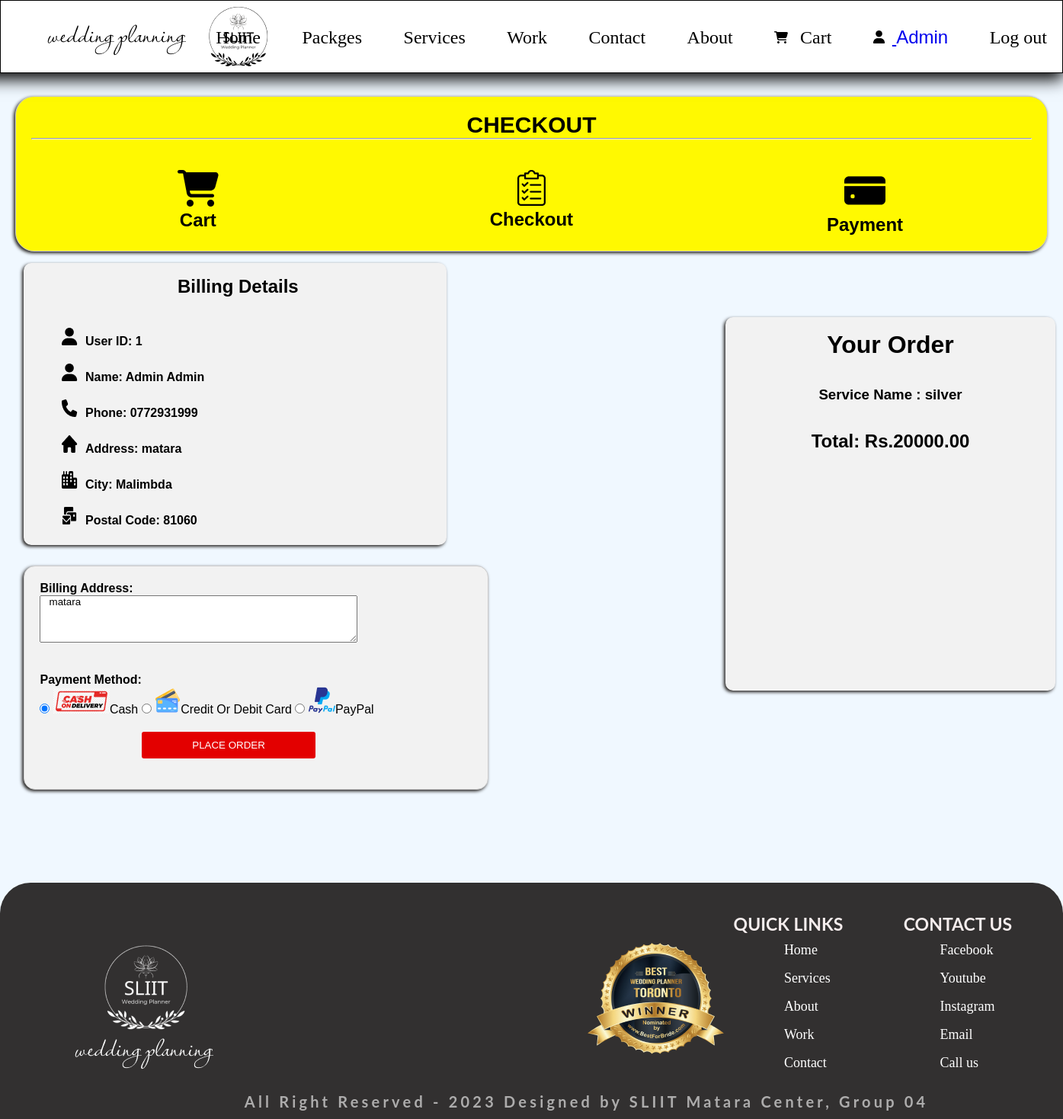
The page /checkout.php?servicename=silver&userid=1&cartid=3 (signed in) on the database its author committed.
### tables this page shows
CREATE TABLE `user_details` (
  `user_id` int(200) NOT NULL,
  `fname` varchar(100) NOT NULL,
  `lname` varchar(100) NOT NULL,
  `email` varchar(100) NOT NULL,
  `phone_No` varchar(12) NOT NULL,
  `pwd` varchar(500) NOT NULL,
  `gender` varchar(50) NOT NULL,
  `dob` date NOT NULL,
  `address` varchar(100) NOT NULL,
  `city` varchar(100) NOT NULL,
  `postalcode` int(11) NOT NULL,
  `Acc_type` varchar(100) NOT NULL DEFAULT 'User'
);

CREATE TABLE `cart` (
  `id` int(100) NOT NULL,
  `serviceName` varchar(500) NOT NULL,
  `Image` varchar(200) NOT NULL,
  `Price` int(40) NOT NULL,
  `description` varchar(500) NOT NULL,
  `category` varchar(200) NOT NULL,
  `user_id` int(200) NOT NULL
);

### checkout.php (the view, shortened to what this page needs)
<?php
include_once 'logHeader.php';
?>
<?php
require 'includes/config.php';
$UserID = $_SESSION["uid"];
if((isset($_GET['servicename']))&(isset($_GET['userid']))&(isset($_GET['cartid']))&($UserID == $_GET['userid'])){
    $cid = $_GET['cartid'];
    $checkoutsql = "SELECT * from cart WHERE id = '$cid' AND user_id = '$UserID'";
    $checkoutresult = $conn->query($checkoutsql);
    if ($checkoutresult->num_rows> 0)
    {
        while($row = $checkoutresult->fetch_assoc())
        {
            $orderdet[]=$row;
        }
    }
    else
    {
    echo "Product Not Found";
    header("Location:./mycart.php?message=productnotfound");
    }
?>
<?php
        $sql = "Select * from user_details where user_id = $UserID " ;
        $result = $conn->query($sql) ;
        if($result->num_rows > 0){
                while($row = $result->fetch_assoc()){
                    $profile = array();
                    $profile["UserID"] = $row["user_id"];
                    $profile["FirstName"] = $row["fname"];
                    $profile["LastName"] = $row["lname"];
                    $profile["Phone"] = $row["phone_No"];
                    $profile["Address"] = $row["address"];
                    $profile["City"] = $row["city"];
                    $profile["PostalCode"] = $row["postalcode"];
                }
        }else {
                echo "empty table";
        }
?>
<?php foreach ($orderdet as $orderdet):
$serviceName = $orderdet["serviceName"];
$totamount = $orderdet["Price"];
endforeach;?>
<link rel="stylesheet" href="./style/checkout.css">
<div class="checkout-section">
                <center><h2 class="cate-h" style="font-size: 30px;">CHECKOUT</h2></center>
                <hr>
                <div class="category-column">
                        <img src="./images/checkout/cart-s.png"
                            alt="Category 1">
                        <h2>Cart</h2>
                </div>
                <div class="category-column">
                        <img src="./images/checkout/checkout.png"
                            alt="Category 2">
                        <h2>Checkout</h2>
                </div>
                <div class="category-column ">
                        <img src="./images/checkout/payment.png" alt="Category 3">
                        <h2>Payment</h2>
                </div>
            </div>
            <div class="my-details">
                        <h2 class= "billing">Billing  Details</h2>
                        <div class="detail-container">
                            <p><img src="./images/userprofile/icons/user-solid (1) 1.png" style="margin-right: 10px;"><strong>User ID:<?php echo " ".$profile["UserID"];?></strong></p>
                            <p><img src="./images/userprofile/icons/user-solid (1) 1.png" style="margin-right: 10px;"><strong>Name: <?php echo " ".$profile["FirstName"]." ".$profile["LastName"];?> </strong></p>
                            <p><img src="./images/userprofile/icons/phone-solid 1.png" style="margin-right: 10px;"><strong>Phone:<?php echo " ".$profile["Phone"];?> </strong></p>
                            <p><img src="./images/userprofile/icons/house-solid 1.png" style="margin-right: 10px;"><strong>Address: <?php echo " ".$profile["Address"];?> </strong></p>
                            <p><img src="./images/userprofile/icons/city-solid 1.png" style="margin-right: 10px;"><strong>City:<?php echo " ".$profile["City"];?> </strong></p>
                            <p><img src="./images/userprofile/icons/envelopes-bulk-solid 1.png" style="margin-right: 10px;"><strong>Postal Code: <?php echo " ".$profile["PostalCode"];?> </strong></p>
                          </div>
                    </div>
                    <div class="order-container">
                        <nt><br>
                    <h1 style = "text-align:center;">Your Order</h3> <br><br>
                    <div class="order-details" style = "text-align:center;">
                        <h3>Service Name :  <?php echo $serviceName?>  </h3>
                    </div> <br><br>
                    <div class="total-amount" style = "text-align:center;">
                        <h2><strong>Total:</strong> Rs.<?php echo $totamount;?>.00</h2>
                    </div>
                    </div>
        <div class = "bill-content">
          <form method = "post" action="">
            <strong><label for="billingaddressk">Billing Address:</label></strong><br>
            <textarea id="billingaddress" name="billingaddress" rows="4" cols="50"><?php echo $profile["Address"];?></textarea><br>
            <input type="hidden" name="serviceName" value="<?php echo $serviceName;?>"> <br> <br>
            <strong><label for="pm" class="payment-methode">Payment Method:</label></strong><br>
            <div class = "paymethod">
            <input type="radio" id="option1" name="paymethod" value="CashOnDelivery" checked>
            <label for="option1"><img src ="./images/checkout/cod.png"/>Cash</label>
            <input type="radio" id="option2" name="paymethod" value="CreditDebitCard">
            <label for="option2"><img src ="./images/checkout/card.png"/>Credit Or Debit Card</label>
            <input type="radio" id="option3" name="paymethod" value="Paypal">
            <label for="option3"><img src ="./images/checkout/paypal.png"/>PayPal</label>
          </div>
          <div class = "product-info"><input type="submit" name = "place" value="PLACE ORDER" class="place"></div>
        </form>
        </div>
        <footer id="footer">
            <div>
                <div>
                    <img src="./Src/Images/logo/white-logo.png" alt="">
                    <img src="./Src/Images/footer/Planner 1.png" alt="">
                    <ul>
                        <a href="./index.html"></a><li>Home</li></a>
                        <a href="#"></a><li>Services</li></a>
                        <a href="#"></a><li>About</li></a>
                        <a href="#"></a><li>Work</li></a>
                        <a href="#"></a><li>Contact</li></a>
                    </ul>
                    <ul>
                        <a href="#"></a><li>Facebook</li></a>
                        <a href="#"></a><li>Youtube</li></a>
                        <a href="#"></a><li>Instagram</li></a>
                        <a href="#"></a><li>Email</li></a>
                        <a href="#"></a><li>Call us</li></a>
                    </ul>
                </div>
                <h3>Quick links</h3>
                <h3>Contact Us</h3>
                <p>All Right Reserved - 2023 Designed by SLIIT Matara Center, Group 04</p>
            </div>
        </footer>
    </body>
</html>
          <?php
}else{
    header("Location:./mycart.php?message=accessesdenied");
}
?>

### Style/logheader.css (style rules this page uses)
* { margin: 0; padding: 0; font-family: Arial, Helvetica, sans-serif; }
body { background-color: aliceblue; }

### Style/checkout.css (style rules this page uses)
.checkout-section { border-radius: 25px; margin-top: 20px; padding: 20px; overflow: hidden; margin-top: 30px; box-shadow: -2px 2px 4px 0px #211e1c; margin-bottom: 90px; margin-left: 20px; margin-right: 20px; border: 1px solid #ccc; background-color: #fff901; -webkit-border-radius: 25px; -moz-border-radius: 25px; -ms-border-radius: 25px; -o-border-radius: 25px; }
.cate-h { font-size: 24px; }
.category-column { float: left; width: 33.33%; text-align: center; margin-top: 40px; }
.my-details { width: 555px; height: 370px; flex-shrink: 0; display: inline-block; background-color: #f2f2f2; position: absolute; left: 31px; margin-top: -75px; box-shadow: -2px 2px 4px 0px #211e1c; border-radius: 10px; -webkit-border-radius: 10px; -moz-border-radius: 10px; -ms-border-radius: 10px; -o-border-radius: 10px; }
.detail-container { margin-left: 30px; margin-top: 40px; }
.detail-container > p { margin: 20px; }
.billing { margin-left: 202px; margin-top: 17px; }
.bill-content { position: relative; top: 272px; left: -406px; display: inline-block; margin-right: 20px; border-radius: 20px; width: 568px; border-radius: 15px; background-color: #f2f2f2; border: 1px solid #ccc; margin-top: 50px; margin-bottom: 50px; padding: 20px; overflow: hidden; box-shadow: -2px 2px 4px 0px #211e1c; -webkit-border-radius: 15px; -moz-border-radius: 15px; -ms-border-radius: 15px; -o-border-radius: 15px; }
.place { width: 40%; padding: 10px; border: none; border-radius: 3px; background-color: #e30000; color: white; cursor: pointer; margin-left: 134px; margin-top: 20px; margin-bottom: 20px; }
.payment-methode { margin-top: 20px; }
.order-container { display: inline-block; position: relative; left: 952px; top: -227px; width: 433px; height: 490px; flex-shrink: 0; display: inline-block; background-color: #f2f2f2; margin-top: -75px; box-shadow: -2px 2px 4px 0px #211e1c; border-radius: 10px; -webkit-border-radius: 10px; }
footer > div { height: 310px; flex-shrink: 0; border-radius: 40px 40px 0px 0px; background: #323030; margin-top: 25px; }
footer > div > div { display: flex; justify-content: space-around; align-items: center; }
footer > div > div > img:nth-child(1) { margin-top: 33px; }
footer > div > div > img:nth-child(2) { margin-left: 300px; margin-top: 57px; }
footer > div > div ul { display: inline-flex; flex-direction: column; justify-content: center; align-items: flex-start; gap: 8px; margin-top: 70px; margin-left: -100px; }
footer > div > div > ul:nth-child(3) { padding-right: 65px; }
footer > div > div > ul li { list-style: none; cursor: pointer; font-size: 16px; color: #ffffff; font-family: saunion-serif, Georgia, Times New Roman, Times, serifns-serif; font-size: 18px; font-style: normal; font-weight: 400; line-height: normal; }
footer > div > h3 { color: #f5eded; font-family: Lato; font-size: 23px; font-style: normal; font-weight: 700; line-height: normal; text-transform: uppercase; }
footer > div { position: relative; }
footer > div > h3:nth-child(2) { position: absolute; right: 0; top: 0; left: 69%; margin-top: 40px; }
footer > div > h3:nth-child(3) { position: absolute; right: 0; top: 0; left: 85%; margin-top: 40px; }
footer > div > p:nth-child(4) { color: #ffffff; font-family: Lato; font-size: 20px; font-style: normal; font-weight: 700; line-height: normal; letter-spacing: 4.2px; opacity: 0.6; margin: auto; position: relative; display: inline-block; margin-left: 23%; margin-top: 2%; }

### rows shown on the page
user_details: user_id "1", phone_No "0772931999", address "matara", city "Malimbda", postalcode "81060", billingaddress "matara"
cart: serviceName "silver", Price "20000"

### other values the page prints
$_SESSION["fname"] "Admin"
$profile["FirstName"] "Admin"
$profile["LastName"] "Admin"
